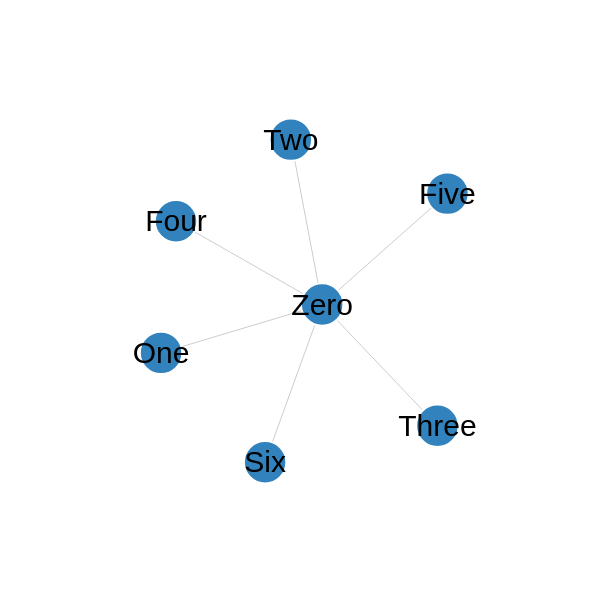

Write a Vega-Lite specification for this figure.
### Vega specification from a JSON file in a GitHub repository (floating-point values rounded to 4 significant figures)
{"$schema": "https://vega.github.io/schema/vega/v5.json", "description": "A node-link diagram with force-directed layout.", "width": 300, "height": 300, "padding": 0, "signals": [{"name": "cx", "update": "width / 2"}, {"name": "cy", "update": "height / 2"}, {"name": "nodeRadius", "value": 15}, {"name": "nodeCharge", "value": -80}, {"name": "linkDistance", "value": 80}, {"name": "static", "value": true, "bind": {"input": "checkbox"}}, {"description": "State variable for active node fix status.", "name": "fix", "value": false, "on": [{"events": "symbol:mouseout[!event.buttons], window:mouseup", "update": "false"}, {"events": "symbol:mouseover", "update": "fix || true"}, {"events": "[symbol:mousedown, window:mouseup] > window:mousemove!", "update": "xy()", "force": true}]}, {"description": "Graph node most recently interacted with.", "name": "node", "value": null, "on": [{"events": "symbol:mouseover", "update": "fix === true ? item() : node"}]}, {"description": "Flag to restart Force simulation upon data changes.", "name": "restart", "value": false, "on": [{"events": {"signal": "fix"}, "update": "fix && fix.length"}]}], "scales": [{"name": "color", "type": "ordinal", "domain": {"data": "node-data", "field": "group"}, "range": {"scheme": "category20c"}}], "marks": [{"name": "nodes", "type": "symbol", "zindex": 1, "from": {"data": "node-data"}, "on": [{"trigger": "fix", "modify": "node", "values": "fix === true ? {fx: node.x, fy: node.y} : {fx: fix[0], fy: fix[1]}"}, {"trigger": "!fix", "modify": "node", "values": "{fx: null, fy: null}"}], "encode": {"enter": {"fill": {"scale": "color", "field": "group"}, "stroke": {"value": "white"}}, "update": {"size": {"signal": "2 * nodeRadius * nodeRadius"}, "cursor": {"value": "pointer"}}}, "transform": [{"type": "force", "iterations": 300, "restart": {"signal": "restart"}, "static": {"signal": "static"}, "signal": "force", "forces": [{"force": "center", "x": {"signal": "cx"}, "y": {"signal": "cy"}}, {"force": "collide", "radius": {"signal": "nodeRadius"}}, {"force": "nbody", "strength": {"signal": "nodeCharge"}}, {"force": "link", "links": "link-data", "distance": {"signal": "linkDistance"}}]}]}, {"type": "text", "name": "labels", "from": {"data": "nodes"}, "zindex": 2, "interactive": false, "transform": [{"type": "formula", "as": "y", "expr": "datum.y"}], "encode": {"enter": {"fill": {"value": "black"}, "align": {"value": "center"}, "baseline": {"value": "middle"}, "fontSize": {"value": 15}, "text": {"field": "datum.label"}}, "update": {"x": {"field": "x"}, "y": {"field": "y"}}}}, {"type": "path", "from": {"data": "link-data"}, "interactive": false, "encode": {"update": {"stroke": {"value": "#ccc"}, "strokeWidth": {"value": 0.5}}}, "transform": [{"type": "linkpath", "require": {"signal": "force"}, "shape": "line", "sourceX": "datum.source.x", "sourceY": "datum.source.y", "targetX": "datum.target.x", "targetY": "datum.target.y"}]}], "data": [{"name": "node-data", "values": [{"id": 0, "label": "Zero"}, {"id": 1, "label": "One"}, {"id": 2, "label": "Two"}, {"id": 3, "label": "Three"}, {"id": 4, "label": "Four"}, {"id": 5, "label": "Five"}, {"id": 6, "label": "Six"}]}, {"name": "link-data", "values": [{"id": 1, "source": 0, "target": 1}, {"id": 2, "source": 0, "target": 2}, {"id": 3, "source": 0, "target": 3}, {"id": 4, "source": 0, "target": 4}, {"id": 5, "source": 0, "target": 5}, {"id": 6, "source": 0, "target": 6}]}]}
